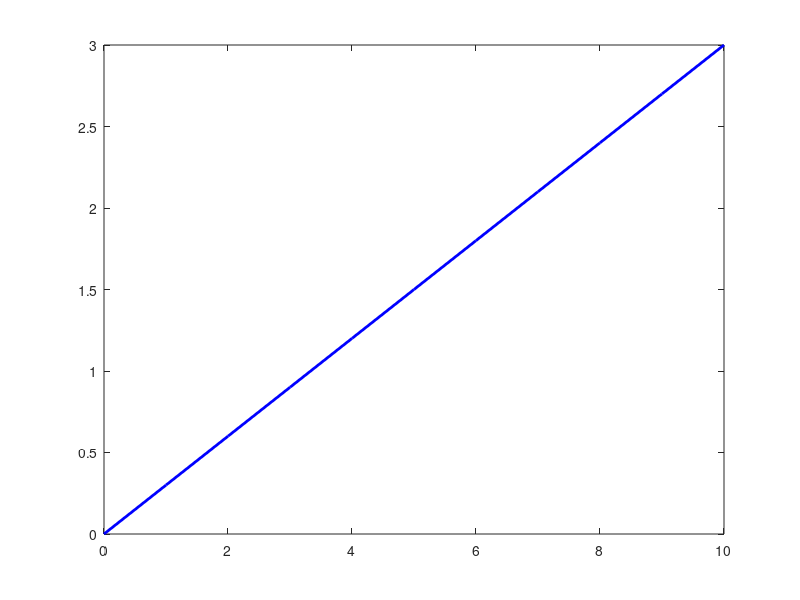

Write MATLAB code to recreate this figure. (Note: this script raises an error after producing the figure.)
% make a dy/dt vs y plot that shows steady states

clear;

% parameters
% ---

lambda = 0.3;
y_max = 10;

% plot dy/dt vs y
% ---

% matlab on Linux is kooky, please leave this figure size as is
figure('Visible', 'off', 'Position', [100, 100, 100, 80]);

% plot relationship
y_range = linspace(0, y_max, 11);
dydt = lambda .* y_range;
h = plot(y_range, dydt, "b", "LineWidth", 2);
hold on;

% line for y = 0
yline(0, "k", "LineWidth", 1);

% steady state
scatter([0], [0], 150, "ro", "LineWidth", 2);

% decorate
title("y versus dy/dt = 0.3 y")
xlabel("population size y")
ylabel("change in population size dy/dt")

% I want to be able to see the y = 0 arrows
xlim([-0.9, y_max]);
ylim([-0.9, max(dydt) + 0.5]);
yticks(0:max(dydt)+0.5);
hold off;

exportgraphics(gcf, 'expon_growth_stability.pdf', 'ContentType', 'vector', 'BackgroundColor', 'none')

